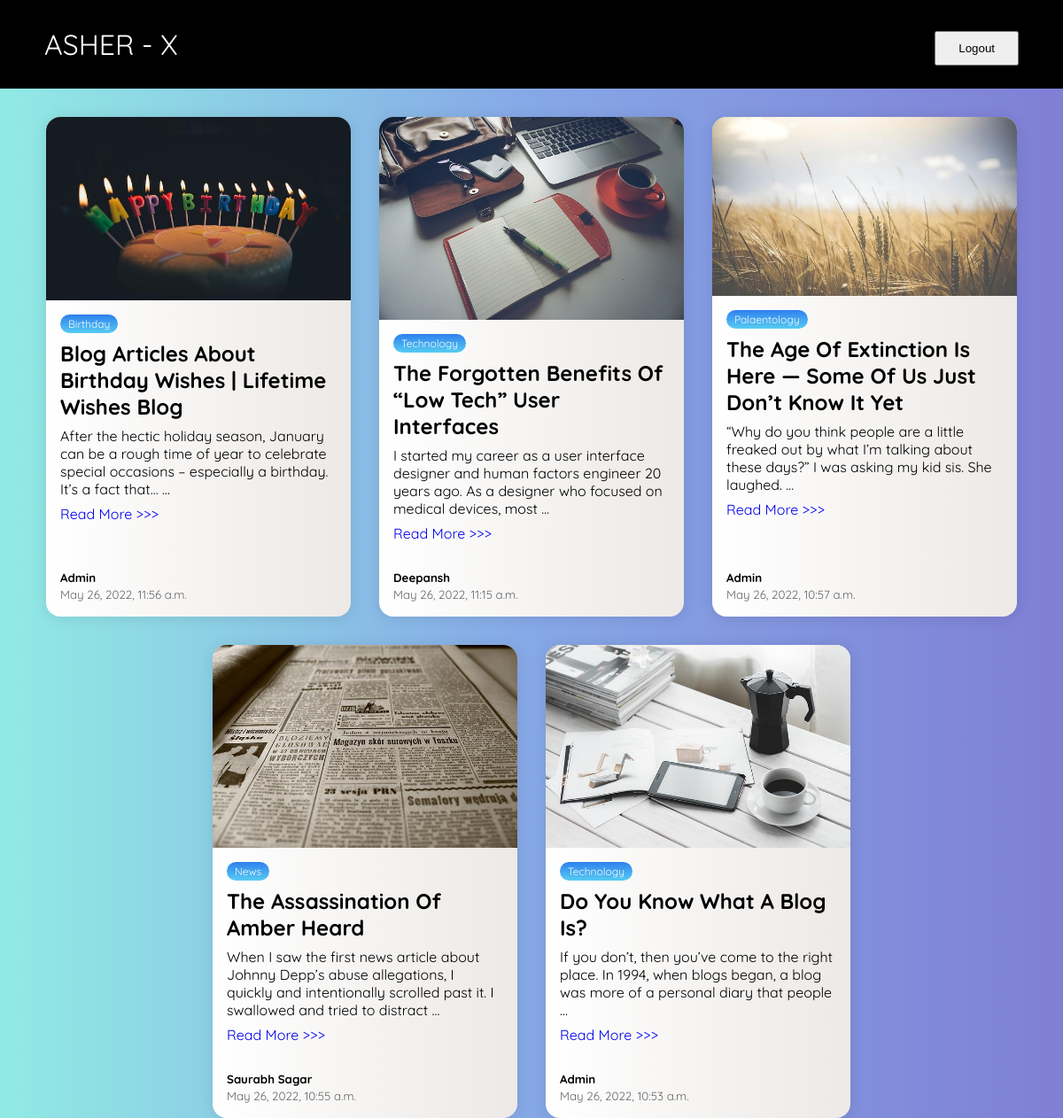
The app's page / (signed in) with its own data.
### blog_one/models.py (models this page shows, shortened)
class Blog(models.Model):
    blog_picture = models.ImageField(null=True)
    title = models.CharField(max_length=100)
    category = models.CharField(max_length=20)
    description = models.TextField()
    created_at = models.DateTimeField(default=datetime.now())
    author = models.CharField(max_length=20, default="Admin")

### blog_one/views.py (the view)
# urls.py: path('',views.blog,name="blog"),
@login_required(login_url="login")
def blog(request):
    all_blogs = Blog.objects.all()
    return render(request,'index.html', {'blogs' : all_blogs})

### templates/index.html (shortened to what this page needs)
{% load static %}
<!DOCTYPE html>
<html lang="en">
<head>
  <link rel="stylesheet" href="{% static 'css/style.css' %}">
</head>
<body>
  <header>
    <div class="logo">ASHER - X</div>
    {% if user.is_authenticated %}
    <a href="{% url 'logout' %}"><button>Logout</button></a>
    {% else %}
    <a href="{% url 'login' %}"><button>Log in</button></a>
    {% endif %}
  </header>
  <div class="container">
    {% for blog in blogs reversed %}
    <div class="card">
      <div class="card__header">
        <img src="{{ blog.blog_picture.url }}" alt="card__image" class="card__image" width="600">
      </div>
      <div class="card__body">
        <span class="tag tag-blue">{{blog.category}}</span>
        <h4>{{blog.title}}</h4>
        <p>{{blog.description|truncatewords:25}}</p>
        <a style="text-decoration: none;" href="blog/{{blog.id}}">Read More >>> </a>
      </div>
      <div class="card__footer">
        <div class="user">
          <div class="user__info">
            <h5>{{blog.author}}</h5>
            <small>{{blog.created_at}}</small>
          </div>
        </div>
      </div>
    </div>
    {% endfor %}
  </div>
</body>
</html>

### static/css/style.css (style rules this page uses)
*, *::before, *::after { box-sizing: border-box; padding: 0; margin: 0; }
body { background-color: black; font-family: "Quicksand", sans-serif; display: grid; place-items: center; height: 100vh; background: #7f7fd5; background: linear-gradient(to right, #91eae4, #86a8e7, #7f7fd5); }
.container { display: flex; flex-wrap: wrap; justify-content: center; max-width: 1200px; margin-block: 2rem; gap: 2rem; }
img { max-width: 100%; display: block; object-fit: cover; }
.card { display: flex; flex-direction: column; width: clamp(20rem, calc(20rem + 2vw), 22rem); overflow: hidden; box-shadow: 0 .1rem 1rem rgba(0, 0, 0, 0.1); border-radius: 1em; background: #ECE9E6; background: linear-gradient(to right, #FFFFFF, #ECE9E6); }
.card__body { padding: 1rem; display: flex; flex-direction: column; gap: .5rem; }
.tag { align-self: flex-start; padding: .25em .75em; border-radius: 1em; font-size: .75rem; }
.tag-blue { background: #56CCF2; background: linear-gradient(to bottom, #2F80ED, #56CCF2); color: #fafafa; }
.card__body h4 { font-size: 1.5rem; text-transform: capitalize; }
.card__footer { display: flex; padding: 1rem; margin-top: auto; }
.user { display: flex; gap: .5rem; }
.user__info > small { color: #666; }
header { display: flex; padding: 50px; justify-content: space-between; align-items: center; background: black; height: 70px; width: 100%; color: white; font-size: 2em; position: sticky; top: 0; }
header button { padding: 10px 25px; }

### records on screen
Blog: blog_picture (picture), category "Birthday", title "Blog Articles About Birthday Wishes | Lifetime Wishes Blog", description "After the hectic holiday season, January can be a rough time of year to celebrate special occasions – especially a birthday. It’s a fact that… …", author "Admin", created_at "May 26, 2022, 11:56 a.m."
Blog: blog_picture (picture), category "Technology", title "The Forgotten Benefits Of “low Tech” User Interfaces", description "I started my career as a user interface designer and human factors engineer 20 years ago. As a designer who focused on medical devices, most …", author "Deepansh", created_at "May 26, 2022, 11:15 a.m."
Blog: blog_picture (picture), category "Palaentology", title "The Age Of Extinction Is Here — Some Of Us Just Don’t Know It Yet", description "“Why do you think people are a little freaked out by what I’m talking about these days?” I was asking my kid sis. She laughed. …", author "Admin", created_at "May 26, 2022, 10:57 a.m."
Blog: blog_picture (picture), category "News", title "The Assassination Of Amber Heard", description "When I saw the first news article about Johnny Depp’s abuse allegations, I quickly and intentionally scrolled past it. I swallowed and tried to distract …", author "Saurabh Sagar", created_at "May 26, 2022, 10:55 a.m."
Blog: blog_picture (picture), category "Technology", title "Do You Know What A Blog Is?", description "If you don’t, then you’ve come to the right place. In 1994, when blogs began, a blog was more of a personal diary that people …", author "Admin", created_at "May 26, 2022, 10:53 a.m."
